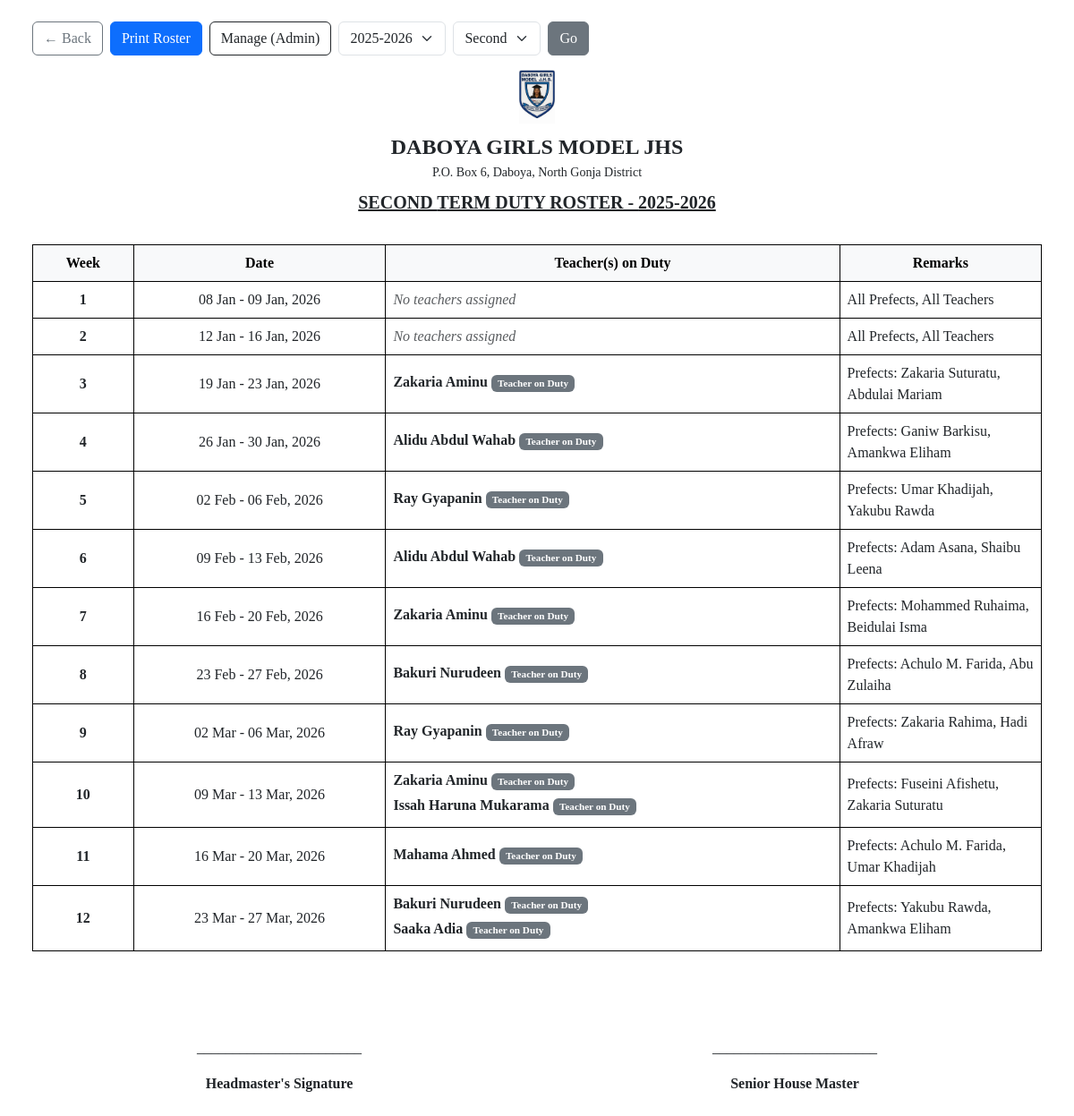
The app's page /teachers/duty-roster/ (signed in) with its own data.
### teachers/models.py (models this page shows, shortened)
class DutyWeek(models.Model):
    TERM_CHOICES = (
        ('First', 'First Term'),
        ('Second', 'Second Term'),
        ('Third', 'Third Term'),
    )
    academic_year = models.ForeignKey('academics.AcademicYear', on_delete=models.CASCADE)
    term = models.CharField(max_length=15, choices=TERM_CHOICES)
    week_number = models.PositiveIntegerField()
    start_date = models.DateField()
    end_date = models.DateField()
    remarks = models.TextField(blank=True, null=True)
    class Meta:
        ordering = ['start_date']
        unique_together = ['academic_year', 'term', 'week_number']
        verbose_name = "Duty Week"
        verbose_name_plural = "Duty Weeks"

class DutyAssignment(models.Model):
    week = models.ForeignKey(DutyWeek, on_delete=models.CASCADE, related_name='assignments')
    teacher = models.ForeignKey(Teacher, on_delete=models.CASCADE)
    role = models.CharField(max_length=100, default="Member", help_text="e.g. Senior Team Leader, Member")
    class Meta:
        unique_together = ['week', 'teacher']
        ordering = ['role', 'teacher']

class Teacher(models.Model):
    user = models.OneToOneField(User, on_delete=models.CASCADE)
    employee_id = models.CharField(max_length=20, unique=True)
    date_of_birth = models.DateField()
    date_of_joining = models.DateField()
    qualification = models.CharField(max_length=200)
    subjects = models.ManyToManyField('academics.Subject', blank=True)

### academics/models.py (models this page shows, shortened)
class SchoolInfo(models.Model):
    name = models.CharField(max_length=200, default="Daboya Girls Model JHS")
    address = models.TextField(default="P.O. Box 6, Daboya, North Gonja District")
    phone = models.CharField(max_length=50, default="024-0852910")
    email = models.EmailField(default="info@daboyagirlsmodel.edu.gh")
    motto = models.CharField(max_length=200, default="Success, Our Concern")
    logo = models.ImageField(upload_to='school_logo/', null=True, blank=True)
    class Meta:
        verbose_name_plural = "School Information"

class AcademicYear(models.Model):
    name = models.CharField(max_length=20)
    start_date = models.DateField()
    end_date = models.DateField()
    is_current = models.BooleanField(default=False)
    def __str__(self):
        return self.name
    class Meta:
        ordering = ['-start_date']

### accounts/models.py (models this page shows, shortened)
class User(AbstractUser):
    USER_TYPES = (
        ('admin', 'Admin'),
        ('teacher', 'Teacher'),
        ('student', 'Student'),
        ('parent', 'Parent'),
    )
    user_type = models.CharField(max_length=10, choices=USER_TYPES)
    phone = models.CharField(max_length=15, blank=True)
    address = models.TextField(blank=True)
    profile_picture = models.ImageField(upload_to='profiles/', null=True, blank=True)

### teachers/views.py (the view)
# urls.py: path('duty-roster/', views.print_duty_roster, name='duty_roster'),
@login_required
def print_duty_roster(request):
    current_year = AcademicYear.objects.filter(is_current=True).first()
    if not current_year:
        current_year = AcademicYear.objects.first()
    from django.utils import timezone
    today = timezone.now().date()
    req_term = request.GET.get('term')
    if req_term:
        term = req_term
    else:
        current_week = DutyWeek.objects.filter(
            academic_year=current_year,
            start_date__lte=today,
            end_date__gte=today
        ).first()
        term = current_week.term if current_week else ('Second' if 1 <= today.month <= 4 else ('Third' if 5 <= today.month <= 8 else 'First'))
    year_id = request.GET.get('year', current_year.id if current_year else None)
    if year_id:
        year = get_object_or_404(AcademicYear, id=year_id)
    else:
        year = None
    weeks = DutyWeek.objects.filter(academic_year=year, term=term).prefetch_related('assignments', 'assignments__teacher', 'assignments__teacher__user').order_by('week_number')
    context = {
        'weeks': weeks,
        'year': year,
        'term': term,
        'school_info': SchoolInfo.objects.first(),
        'available_terms': ['First', 'Second', 'Third'],
        'academic_years': AcademicYear.objects.all(),
    }
    return render(request, 'teachers/duty_roster_pdf.html', context)

### academics/context_processors.py (called while the page is built)
def school_info(request):
    try:
        info = SchoolInfo.objects.first()
    except:
        info = None
    if not info:
        return {
            'school_name': "Daboya Girls Model JHS",
            'school_address': "P.O. Box 6, Daboya, North Gonja District",
            'school_motto': "Success, Our Concern",
        }
    return {
        'school_name': info.name,
        'school_address': info.address,
        'school_phone': info.phone,
        'school_email': info.email,
        'school_motto': info.motto,
        'school_logo': info.logo,
        'school_object': info
    }

### announcements/context_processors.py (called while the page is built)
def user_notifications(request):
    if request.user.is_authenticated:
        try:
            return {
                'unread_notifications': request.user.notifications.filter(is_read=False).order_by('-created_at')[:5],
                'unread_count': request.user.notifications.filter(is_read=False).count()
            }
        except (OperationalError, ProgrammingError):
            return {'unread_notifications': [], 'unread_count': 0}
    return {}

### templates/teachers/duty_roster_pdf.html (shortened to what this page needs)
<!DOCTYPE html>
<html lang="en">
<head>
    <link href="https://cdn.jsdelivr.net/npm/bootstrap@5.3.0/dist/css/bootstrap.min.css" rel="stylesheet">
</head>
<body class="p-3 p-md-4">
    <div class="container-fluid">
        <div class="no-print mb-3 d-flex flex-wrap gap-2 justify-content-center justify-content-md-start">
            <a href="{% url 'dashboard' %}" class="btn btn-outline-secondary">← Back</a>
            <button onclick="window.print()" class="btn btn-primary">Print Roster</button>
            <a href="{% url 'admin:teachers_dutyweek_changelist' %}" class="btn btn-outline-dark">Manage (Admin)</a>
            <form class="d-flex gap-2 align-items-center" method="get">
                <select name="year" class="form-select w-auto">
                    {% for y in academic_years %}
                    <option value="{{ y.id }}" {% if y.id == year.id %}selected{% endif %}>{{ y.name }}</option>
                    {% endfor %}
                </select>
                <select name="term" class="form-select w-auto">
                    {% for t in available_terms %}
                    <option value="{{ t }}" {% if t == term %}selected{% endif %}>{{ t }}</option>
                    {% endfor %}
                </select>
                <button type="submit" class="btn btn-secondary">Go</button>
            </form>
        </div>
        <div class="header">
            {% if school_info.logo %}
            <img src="{{ school_info.logo.url }}" alt="Logo" style="height: 60px; max-width: 100%;" class="mb-2">
            {% endif %}
            <div class="school-name fs-4 fs-md-3">{{ school_info.name|default:"St. Peter's Methodist JHS" }}</div>
            <div class="small">{{ school_info.address }}</div>
            <div class="roster-title fs-5 mt-2">{{ term|upper }} TERM DUTY ROSTER - {{ year.name }}</div>
        </div>
        <div class="desktop-view d-none d-md-block">
            <table class="table table-bordered">
                <thead class="table-light">
                    <tr>
                        <th style="width: 10%;" class="text-center">Week</th>
                        <th style="width: 25%;" class="text-center">Date</th>
                        <th class="text-center">Teacher(s) on Duty</th>
                        <th style="width: 20%;" class="text-center">Remarks</th>
                    </tr>
                </thead>
                <tbody>
                    {% for week in weeks %}
                    <tr class="{% for assign in week.assignments.all %}{% if assign.teacher.user == user %}table-warning border-warning{% endif %}{% endfor %}">
                        <td class="text-center fw-bold">{{ week.week_number }}</td>
                        <td class="text-center">{{ week.start_date|date:"d M" }} - {{ week.end_date|date:"d M, Y" }}</td>
                        <td>
                            <ul class="list-unstyled mb-0">
                            {% for assign in week.assignments.all %}
                                <li class="mb-1">
                                    {% if assign.teacher.user == user %}
                                        <div class="p-1 rounded bg-warning text-dark border border-dark">
                                            <i class="bi bi-person-check-fill me-1"></i>
                                            <strong>{{ assign.teacher.user.get_full_name }} (You)</strong>
                                        </div>
                                    {% else %}
                                        <strong>{{ assign.teacher.user.get_full_name }}</strong>
                                    {% endif %}
                                    {% if assign.role and assign.role != 'Member' %}
                                    <span class="badge bg-secondary text-white small" style="font-size: 0.7em;">{{ assign.role }}</span>
                                    {% endif %}
                                </li>
                            {% empty %}
                                <em class="text-muted">No teachers assigned</em>
                            {% endfor %}
                            </ul>
                        </td>
                        <td>{{ week.remarks|default:""|linebreaksbr }}</td>
                    </tr>
                    {% empty %}
                    <tr>
                        <td colspan="4" class="text-center py-5">
                            <p class="mb-0">No duty roster entries found.</p>
                        </td>
                    </tr>
                    {% endfor %}
                </tbody>
            </table>
        </div>
        <div class="mt-5 d-none d-print-block d-md-block">
            <div class="row">
                <div class="col-6 text-center">
                    <br><br>
                    <p>_______________________</p>
                    <p><strong>Headmaster's Signature</strong></p>
                </div>
                <div class="col-6 text-center">
                    <br><br>
                    <p>_______________________</p>
                    <p><strong>Senior House Master</strong></p>
                </div>
            </div>
        </div>
    </div>
</body>
</html>

### templates/teachers/duty_roster_pdf.html (style rules this page uses)
body { font-family: 'Times New Roman', serif; }
.header { text-align: center; margin-bottom: 2rem; }
.school-name { font-size: 24px; font-weight: bold; text-transform: uppercase; }
.roster-title { font-size: 20px; font-weight: bold; text-decoration: underline; margin-top: 10px; }
.table-bordered th, .table-bordered td { border: 1px solid black !important; vertical-align: middle; }

### records on screen
DutyWeek: term "Second", term "SECOND", week_number "5", start_date "02 Feb", end_date "06 Feb, 2026", remarks "Prefects: Umar Khadijah, Yakubu Rawda"
SchoolInfo: logo (picture), name "DABOYA GIRLS MODEL JHS", address "P.O. Box 6, Daboya, North Gonja District"
AcademicYear: name "2025-2026"
DutyWeek: week_number "1", start_date "08 Jan", end_date "09 Jan, 2026", remarks "All Prefects, All Teachers"
DutyWeek: week_number "2", start_date "12 Jan", end_date "16 Jan, 2026", remarks "All Prefects, All Teachers"
DutyWeek: week_number "3", start_date "19 Jan", end_date "23 Jan, 2026", remarks "Prefects: Zakaria Suturatu, Abdulai Mariam"
DutyAssignment: teacher.user.get_full_name "Zakaria Aminu", role "Teacher on Duty"
DutyWeek: week_number "4", start_date "26 Jan", end_date "30 Jan, 2026", remarks "Prefects: Ganiw Barkisu, Amankwa Eliham"
DutyAssignment: teacher.user.get_full_name "Alidu Abdul Wahab", role "Teacher on Duty"
DutyAssignment: teacher.user.get_full_name "Ray Gyapanin", role "Teacher on Duty"
DutyWeek: week_number "6", start_date "09 Feb", end_date "13 Feb, 2026", remarks "Prefects: Adam Asana, Shaibu Leena"
DutyAssignment: teacher.user.get_full_name "Alidu Abdul Wahab", role "Teacher on Duty"
DutyWeek: week_number "7", start_date "16 Feb", end_date "20 Feb, 2026", remarks "Prefects: Mohammed Ruhaima, Beidulai Isma"
DutyAssignment: teacher.user.get_full_name "Zakaria Aminu", role "Teacher on Duty"
DutyWeek: week_number "8", start_date "23 Feb", end_date "27 Feb, 2026", remarks "Prefects: Achulo M. Farida, Abu Zulaiha"
DutyAssignment: teacher.user.get_full_name "Bakuri Nurudeen", role "Teacher on Duty"
DutyWeek: week_number "9", start_date "02 Mar", end_date "06 Mar, 2026", remarks "Prefects: Zakaria Rahima, Hadi Afraw"
DutyAssignment: teacher.user.get_full_name "Ray Gyapanin", role "Teacher on Duty"
DutyWeek: week_number "10", start_date "09 Mar", end_date "13 Mar, 2026", remarks "Prefects: Fuseini Afishetu, Zakaria Suturatu"
DutyAssignment: teacher.user.get_full_name "Zakaria Aminu", role "Teacher on Duty"
DutyAssignment: teacher.user.get_full_name "Issah Haruna Mukarama", role "Teacher on Duty"
DutyWeek: week_number "11", start_date "16 Mar", end_date "20 Mar, 2026", remarks "Prefects: Achulo M. Farida, Umar Khadijah"
DutyAssignment: teacher.user.get_full_name "Mahama Ahmed", role "Teacher on Duty"
DutyWeek: week_number "12", start_date "23 Mar", end_date "27 Mar, 2026", remarks "Prefects: Yakubu Rawda, Amankwa Eliham"
DutyAssignment: teacher.user.get_full_name "Bakuri Nurudeen", role "Teacher on Duty"
DutyAssignment: teacher.user.get_full_name "Saaka Adia", role "Teacher on Duty"

### other values on screen
form field year "2025-2026"
